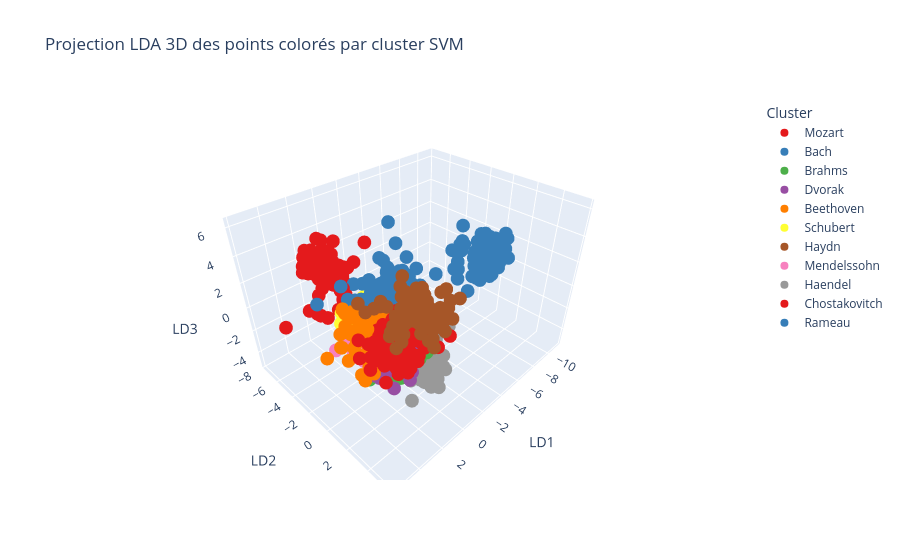

This figure's notebook cell:
### Code cell
from sklearn.cluster import KMeans
from sklearn.svm import SVC
from sklearn.discriminant_analysis import LinearDiscriminantAnalysis as LDA

# 1. Normalisation
scaler = StandardScaler()
X_norm = scaler.fit_transform(X)

lda3 = LDA(n_components=3)
X_lda3 = lda3.fit_transform(X_norm, y)


# 3. Entraînement du SVM pour prédire ces clusters
svm = SVC(kernel='rbf', probability=True, random_state=42)
svm.fit(X_lda3, y)
svm_pred = svm.predict(X_lda3)

# 4. Réduction à 3D par LDA en utilisant les clusters prédits comme classes

# 5. Préparation du DataFrame pour Plotly
df_plot = pd.DataFrame(X_lda3, columns=['LD1', 'LD2', 'LD3'])
df_plot['Cluster'] = svm_pred.astype(str)

# 6. Affichage 3D avec Plotly
fig = px.scatter_3d(
    df_plot, x='LD1', y='LD2', z='LD3',
    color='Cluster',
    title='Projection LDA 3D des points colorés par cluster SVM',
    color_discrete_sequence=px.colors.qualitative.Set1
)
fig.show()
